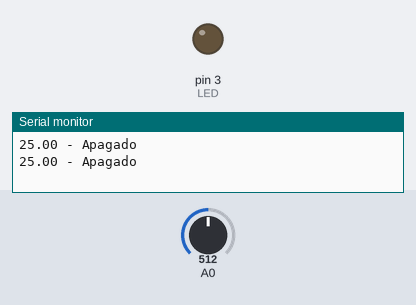
Simulated run of this sketch. Board: Arduino Uno, built with avr-gcc and run on an emulated ATmega328P. On the bench: output pins drawn as LEDs (lit = HIGH), the last lines printed to the serial monitor. The inputs (shaded band) are chosen by the test bench; at power-on: A0 = 512.

Above: at 2.8 s.
2.9 s: A0 set to 465
5.6 s: A0 set to 441
At 6.5 s:
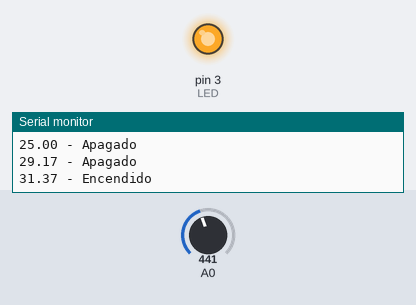
Timing chart, 0 to 8.6 s (numbered marks = the images above; inputs shaded):
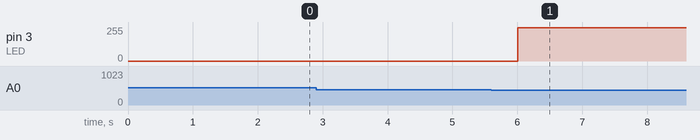

The sketch:

02_termistor.ino
```cpp
#include <math.h>
int LED = 3;

//Valores fijos del circuito
float rAux = 10000.0;
float vcc = 5.0;
float beta = 3977.0;
float temp0 = 298.0;
float r0 = 10000.0;

//Variables usadas en el cálculo
float vm = 0.0;
float rntc = 0.0;
float temperaturaK = 0.0;
float tempCent = 0.0;

void setup() {
   pinMode(LED, OUTPUT);
   Serial.begin(9600);
}

void loop(){
    //Bloque de cálculo
    vm=(vcc / 1024)*( analogRead(0) );                //Calcular tensión en la entrada
    rntc = rAux / ((vcc/vm)-1);                       //Calcular la resistencia de la NTC
    temperaturaK = beta/(log(rntc/r0)+(beta/temp0));  //Calcular la temperatura en Kelvin

    tempCent=temperaturaK - 273;

    //Restar 273 para pasar a grados celsus
    Serial.print(tempCent);

    if(tempCent>30){
      Serial.println(" - Encendido");
      analogWrite(LED, 250);     // Enciende el LED
    }else{
      Serial.println(" - Apagado");
      analogWrite(LED, 0);     // Enciende el LED
    }
    delay(2000);


}
```

Measured:
- the behaviour switches between 456 and 455 on A0 (found by bisection; images 0 and 1)
- after the input at 5.6 s, pin 3 (LED): 0/255 → 250/255 after 0.40 s
